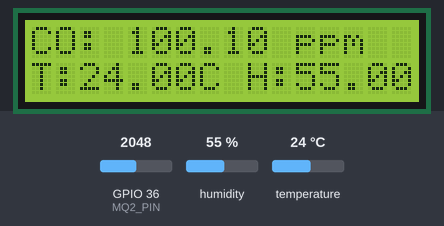
Simulated run of this sketch. Board: ESP32. Parts: 16×2 character LCD. The test bench sets the inputs (shaded band); at power-on: temperature 24 °C, GPIO 36 (MQ2_PIN) = 2048, humidity 55 %. WiFi joins after 1.5 s; servers stay silent unless stated; what the sketch prints to the serial monitor is not drawn.

Above: at 5.2 s.
5.3 s: temperature set to 2 °C
At 6.8 s:
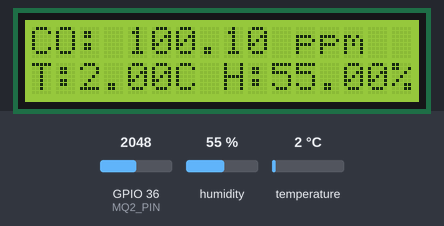
7.6 s: GPIO 36 (MQ2_PIN) set to 2010
At 8.4 s:
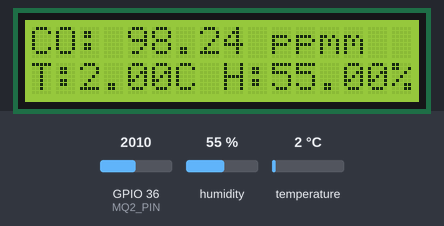
9.1 s: temperature set to 12 °C
At 10.5 s:
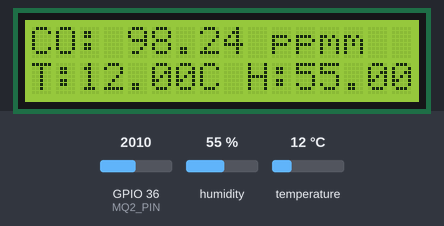
11.6 s: GPIO 36 (MQ2_PIN) set to 221
At 12.7 s:
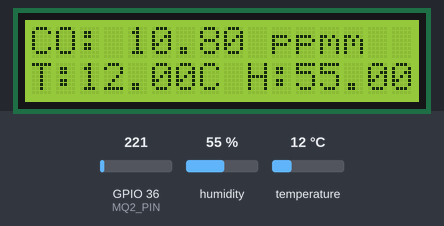
13.1 s: GPIO 36 (MQ2_PIN) set to 188
At 13.8 s:
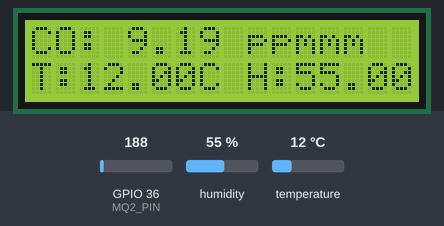
14.6 s: temperature set to 2 °C
At 16.5 s:
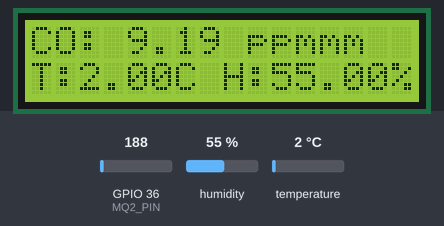
Timing chart, 0 to 18.0 s (numbered marks = the images above; inputs shaded):
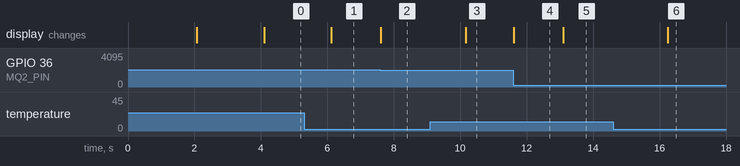

The sketch:

Code_for_AirMonitoring.ino
```cpp
#include <Wire.h>
#include <LiquidCrystal.h>
#include <WiFi.h>
#include <DHT.h>

#define MQ2_PIN 36
#define DHT_PIN 4
#define DHT_TYPE DHT11


const char* ssid = "*****";
const char* password = "******";


DHT dht(DHT_PIN, DHT_TYPE);

LiquidCrystal lcd(14, 27, 16, 27, 18, 19);


WiFiServer server(80);


float coLevel = 0.0;
float temperature = 0.0;
float humidity = 0.0;

const char webpage[] PROGMEM = R"rawliteral(
<!DOCTYPE html>
<html lang="en">
<head>
  <meta charset="UTF-8">
  <meta name="viewport" content="width=device-width, initial-scale=1.0">
  <title>Air Quality Monitor</title>
  <link href="https://cdn.jsdelivr.net/npm/bootstrap@5.3.0/dist/css/bootstrap.min.css" rel="stylesheet">
</head>
<body>
  <div class="container mt-5">
    <h1 class="text-center">Air Quality Monitor</h1>
    <div class="card mt-4">
      <div class="card-body">
        <h3>Sensor Readings</h3>
        <p><strong>CO Level:</strong> <span id="co-level">--</span> ppm</p>
        <p><strong>Temperature:</strong> <span id="temperature">--</span> °C</p>
        <p><strong>Humidity:</strong> <span id="humidity">--</span> %</p>
      </div>
    </div>
  </div>
  <script>
    async function fetchData() {
      try {
        const response = await fetch('/data');
        const data = await response.json();
        document.getElementById('co-level').textContent = data.co;
        document.getElementById('temperature').textContent = data.temperature;
        document.getElementById('humidity').textContent = data.humidity;
      } catch (error) {
        console.error('Error fetching data:', error);
      }
    }

    setInterval(fetchData, 1000); // Fetch data every second
  </script>
</body>
</html>
)rawliteral";

void setup() {

  Serial.begin(115200);


  dht.begin();
  lcd.begin(16, 2);
  lcd.clear();
  lcd.setCursor(0, 0);
  lcd.print("Air Quality");
  lcd.setCursor(0, 1);
  lcd.print("Monitor Ready");
  delay(2000);
  lcd.clear();

  // Connect to WiFi
  WiFi.begin(ssid, password);
  Serial.print("Connecting to WiFi");
  while (WiFi.status() != WL_CONNECTED) {
    delay(1000);
    Serial.print(".");
  }
  Serial.println("\nWiFi connected!");
  Serial.print("ESP32 IP Address: ");
  Serial.println(WiFi.localIP());


  server.begin();
}

void loop() {

  coLevel = analogRead(MQ2_PIN) * (5.0 / 1023.0) * 10;
  temperature = dht.readTemperature();
  humidity = dht.readHumidity();


  lcd.setCursor(0, 0);
  lcd.print("CO: ");
  lcd.print(coLevel);
  lcd.print(" ppm");
  lcd.setCursor(0, 1);
  lcd.print("T:");
  lcd.print(temperature);
  lcd.print("C H:");
  lcd.print(humidity);
  lcd.print("%");


  WiFiClient client = server.available();
  if (client) {
    String request = client.readStringUntil('\r');
    client.flush();


    if (request.indexOf("GET /data") >= 0) {
      String jsonResponse = "{\"co\":" + String(coLevel) +
                            ",\"temperature\":" + String(temperature) +
                            ",\"humidity\":" + String(humidity) + "}";

      client.println("HTTP/1.1 200 OK");
      client.println("Content-type: application/json");
      client.println();
      client.println(jsonResponse);
    }

    else {
      client.println("HTTP/1.1 200 OK");
      client.println("Content-type: text/html");
      client.println();
      client.println(webpage);
    }
    client.stop();
  }
}
```

Measured:
- the behaviour switches between 2046 and 2045 on GPIO 36 (MQ2_PIN) (found by bisection; images 1 and 2)
- the behaviour switches between 205 and 204 on GPIO 36 (MQ2_PIN) (found by bisection; images 4 and 5)
- after the input at 5.3 s, the display: changes after 0.82 s (image 1)
- after the input at 7.6 s, the display: changes at once (image 2)
- after the input at 9.1 s, the display: changes after 1.1 s (image 3)
- after the input at 11.6 s, the display: changes at once (image 4)
- after the input at 13.1 s, the display: changes at once (image 5)
- after the input at 14.6 s, the display: changes after 1.6 s (image 6)
